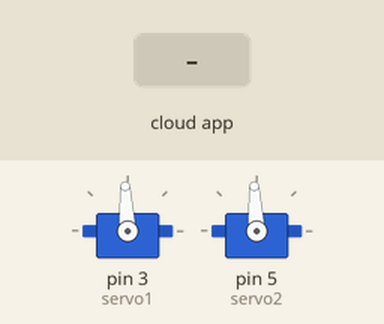
The sketch below on a simulated Arduino Uno, built with avr-gcc and run on an emulated ATmega328P. Parts: 2 × servo. The inputs (shaded band) are chosen by the test bench. The RemoteXY app is connected.

Above: at 1.2 s.
1.3 s: the phone or cloud app sets joystick_1_x to -100
At 1.8 s:
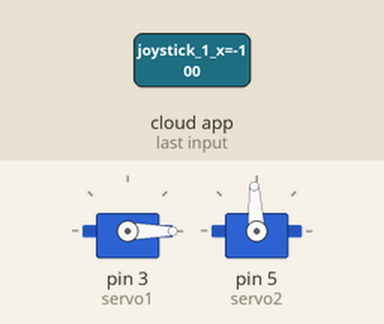
2.8 s: the phone or cloud app sets joystick_1_y to -100
At 4.0 s:
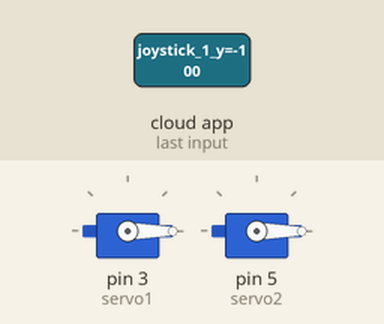
4.3 s: the phone or cloud app sets joystick_1_x to 0
At 5.3 s:
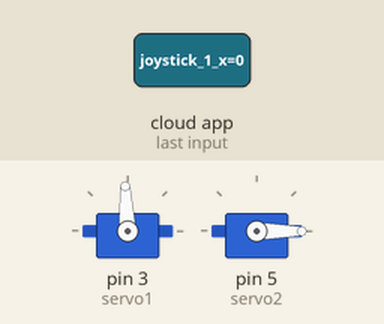
5.8 s: the phone or cloud app sets joystick_1_y to 100
At 6.4 s:
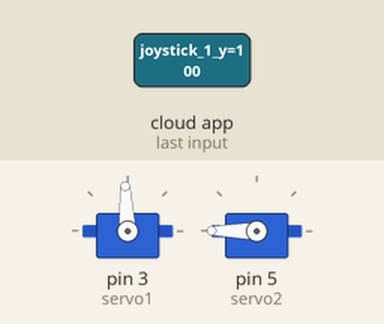
7.3 s: the phone or cloud app sets joystick_1_x to 100
At 7.6 s:
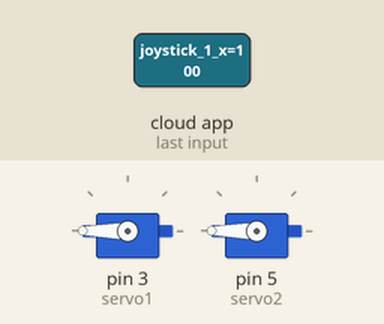
8.8 s: the phone or cloud app sets joystick_1_y to 0
At 9.9 s:
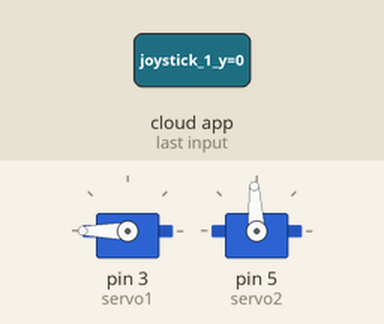
Timing chart, 0 to 11.3 s (numbered marks = the images above; inputs shaded):
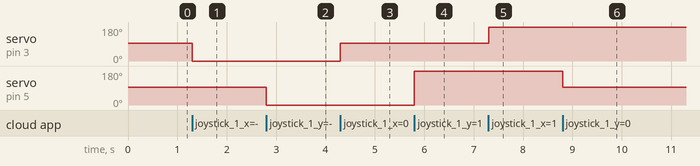

Measured:
- after the input at 1.3 s, servo on pin 3 (servo1): 93° → 0° at once
- after the input at 2.8 s, servo on pin 5 (servo2): 93° → 0° at once
- after the input at 4.3 s, servo on pin 3 (servo1): 0° → 93° at once
- after the input at 5.8 s, servo on pin 5 (servo2): 0° → 180° at once
- after the input at 7.3 s, servo on pin 3 (servo1): 93° → 180° at once
- after the input at 8.8 s, servo on pin 5 (servo2): 180° → 93° at once

The sketch:

Sketch_Servo_Motor_Control_with_Joystick.ino
```cpp
//////////////////////////////////////////////
//        RemoteXY include library          //
//////////////////////////////////////////////

// RemoteXY select connection mode and include library
#define REMOTEXY_MODE__ETHERNET_LIB
#include <Ethernet.h>
/* Ethernet shield used pins: 10(SS) */
#include <SPI.h>
/* SPI interface used pins: 51(MOSI), 50(MISO), 52(SCK) */

#include <RemoteXY.h>

// RemoteXY connection settings
#define REMOTEXY_ETHERNET_MAC "DE:AD:BE:EF:EF:ED"
#define REMOTEXY_SERVER_PORT 6377


// RemoteXY configurate
#pragma pack(push, 1)
uint8_t RemoteXY_CONF[] =
  { 255,2,0,0,0,12,0,10,13,0,
  5,32,40,21,21,21,2,26,31 };

// this structure defines all the variables and events of your control interface
struct {

    // input variables
  int8_t joystick_1_x; // =-100..100 x-coordinate joystick position
  int8_t joystick_1_y; // =-100..100 y-coordinate joystick position

    // other variable
  uint8_t connect_flag;  // =1 if wire connected, else =0

} RemoteXY;
#pragma pack(pop)

/////////////////////////////////////////////
//           END RemoteXY include          //
/////////////////////////////////////////////

#include <Servo.h>
int SERVO_X_Center = 1500;
int SERVO_Y_Center = 1500;
Servo servo1;
Servo servo2;


void setup()
{
  RemoteXY_Init ();

  //attaches our servos on pins PWM 3-5
  servo1.attach(3);
  servo2.attach(5);
}

void loop()
{
  RemoteXY_Handler ();
    servo1.writeMicroseconds(RemoteXY.joystick_1_x*10 + SERVO_X_Center);
    servo2.writeMicroseconds(RemoteXY.joystick_1_y*10 + SERVO_Y_Center);

    /*RemoteXY.servo1 = RemoteXY.joystick_1_x;
    RemoteXY.servo2 = RemoteXY.joystick_1_y;*/

  // TODO you loop code
  // use the RemoteXY structure for data transfer
  // do not call delay()


}
```
